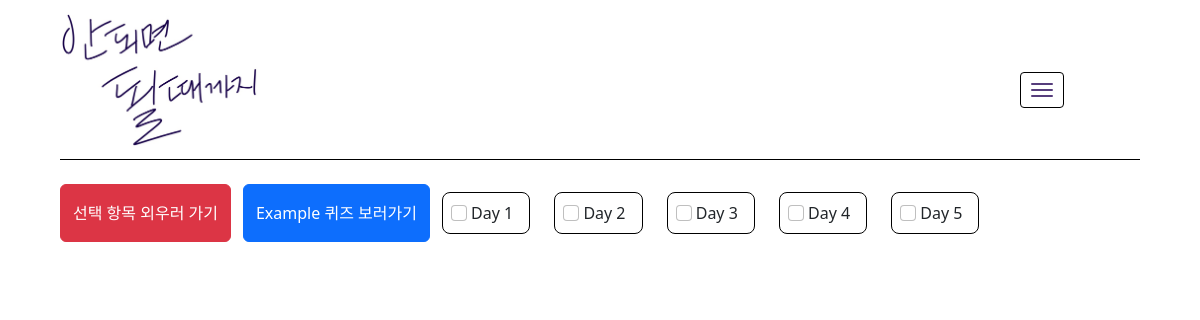
/quiz/ (signed in), run on the app's committed database.
### study/models.py (models this page shows)
class Vocabulary_example(models.Model):
    name = models.CharField(max_length=100, default="example")

class Vocabulary(models.Model):
    author = models.ForeignKey(User, on_delete=models.CASCADE)
    name = models.CharField(max_length=100)

### quiz/views.py (the view)
# urls.py: path("", views.quiz, name="quiz"),
@login_required
def quiz(request):
    exampleVocabularys = Vocabulary_example.objects.all()
    examples_deleted = Vocabulary_example_deleted.objects.filter(user=request.user)
    if examples_deleted:
        exampleList = []
    else:
        exampleList = exampleVocabularys
    vocabularys = Vocabulary.objects.filter(author = request.user)
    template = loader.get_template('quiz/quiz.html')
    context = {
        "vocabularys":vocabularys,
        "exampleVocabularys": exampleList,
    }
    return HttpResponse(template.render(context, request))

### templates/quiz/quiz.html (shortened to what this page needs)
<!DOCTYPE html>
<html lang="ko">
<head>
    {% load static %}
    <link rel="stylesheet" href="{% static 'quiz/css/quiz.css' %}">
    <link href="https://cdn.jsdelivr.net/npm/bootstrap@5.2.1/dist/css/bootstrap.min.css" rel="stylesheet">
</head>
<body>
    <div class="hamberger_menu">
        <a class="navbar-toggle" href="#" role="button" id="dropdownMenuLink" data-bs-toggle="dropdown" aria-expanded="false">
            <span class="icon-bar"></span>
            <span class="icon-bar"></span>
            <span class="icon-bar"></span>
        </a>
    </div>
    <div class="title">
        <img src="{% static 'study/img/vocafight_logo.png' %}" class="logo">
    </div>
    <form class="vocabulary" action="/quiz/start/" method="post">
        <button class="btn btn-danger testBtn" type="button" onclick="formValidate()">선택 항목 외우러 가기</button>
    {% for exampleVocabulary in exampleVocabularys %}
        <button class="btn btn-primary" type="button" onclick="location.href='/quiz/example/'">
            Example 퀴즈 보러가기
        </button>
    {% endfor %}
    {% if vocabularys %}
    {% for vocabulary in vocabularys %}
        <div class="daily_btn">
            <input name="id" class="form-check-input" type="checkbox" value="{{vocabulary.id}}" id="flexCheckDefault">
            {{vocabulary.name}}
        </div>
    {% endfor %}
    {% else %}
        <div class="info">등록된 단어장이 없습니다. 단어장을 등록해주세요!</div>
    {% endif %}
    </form>
</body>
</html>

### static/quiz/css/quiz.css (style rules this page uses)
body { display: flex; flex-direction: column; justify-content: center; align-items: center; }
input { -webkit-appearance: none; border-radius: 0; }
button { -webkit-appearance: none; border-radius: 0; }
.title { display: flex; align-items: center; width: 90vw; height: 20vmin; font-size: 5vh; border-bottom: 1px solid black; margin-bottom: 3vh; }
.logo { width: 25vmin; cursor: pointer; }
.vocabulary { display: flex; width: 90vw; flex-wrap: wrap; }
.daily_btn { border: 1px solid black; border-radius: 1vh; padding: 1vh 2vh 1vh 1vh; margin: 1vh 1vw 1vh 1vw; }
.testBtn { margin-right: 1vw; }
.hamberger_menu { position: absolute; top: 8vmin; right: 10vw; width: 5vw; }
.navbar-toggle { position: relative; float: left; padding: 10px; margin-top: 8px; margin-right: 15px; margin-bottom: 8px; background-color: white; background-image: none; border: 1px solid black; border-radius: 4px; }
.icon-bar { background-color: #563d7c; display: block; width: 22px; height: 2px; border-radius: 1px; }
.navbar-toggle .icon-bar+.icon-bar { margin-top: 4px; }

### data on the page
Vocabulary: name "Day 1"
Vocabulary: name "Day 2"
Vocabulary: name "Day 3"
Vocabulary: name "Day 4"
Vocabulary: name "Day 5"
